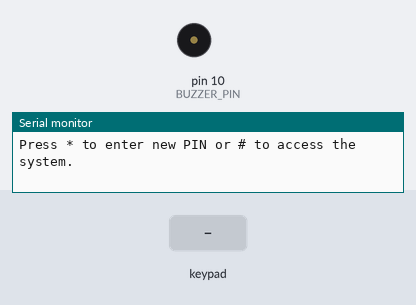
Bench run of a program on a simulated Arduino Uno, built with avr-gcc and run on an emulated ATmega328P. Shown: buzzer (waves = sounding), the last lines printed to the serial monitor. Inputs (shaded band) come from the test bench.

Above: at 1.4 s.
1.5 s: keypad keys 0 0 0 0 # pressed 0.4 s apart
At 2.75 s:
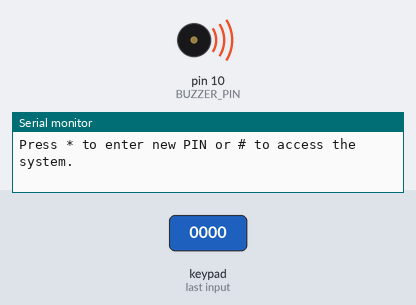
5.0 s: key '1' pressed
At 5.8 s:
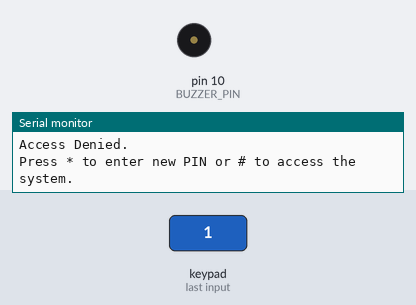
Timing chart, 0 to 8.0 s (numbered marks = the images above; inputs shaded):
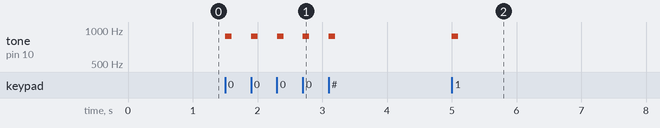

The program:

main.cpp
```cpp
#include <Arduino.h>

// --- Forward Declarations ---
bool validatePIN();

/*
 * 30 Days - Lost in Space
 * Day 13 - HERO Security 101
 *
 * Learn more at https://learn.inventr.io/adventure
 *
 * Playing tones was fun, but now it's time to get back to business.  Let's use
 * the 4x4 button keypad input a Personal Identification Number (PIN) to unlock
 * access to the lander's control panel.
 *
 * Alex Eschenauer
 * David Schmidt
 * Greg Lyzenga
 */

/*
 * Arduino concepts introduced/documented in this lesson.
 * - return:  Used by functions to return a single value and return immediately
 *            to the caller of the function.
 * - boolean type: bool is used for a value that can be "true" or "false"
 *                 NOTE: when testing values for true/false the value 0 is considered
 *                       "false" and any non-zero value is considered "true".
 *
 * Parts and electronics concepts introduced in this lesson.
 */

// Explicitly include Arduino.h
#include "Arduino.h"

// Include Keypad library#include <Keypad.h>
#include <Keypad.h>

// Our HERO keypad has 4 rows, each with 4 columns.
const byte ROWS = 4;
const byte COLS = 4;

const byte PIN_LENGTH = 4;    // PIN code is 4 button presses
char current_pin[PIN_LENGTH] = { '0', '0', '0', '0' }; // Initial PIN is four zeros.

// Define what characters will be returned by each button
const char BUTTONS[ROWS][COLS] = {
  { '1', '2', '3', 'A' },
  { '4', '5', '6', 'B' },
  { '7', '8', '9', 'C' },
  { '*', '0', '#', 'D' }
};

// Define row and column pins connected to the keypad
const byte ROW_PINS[ROWS] = { 5, 4, 3, 2 };
const byte COL_PINS[COLS] = { 6, 7, 8, 9 };

Keypad heroKeypad = Keypad(makeKeymap(BUTTONS), ROW_PINS, COL_PINS, ROWS, COLS);

const byte BUZZER_PIN = 10;  // pin 10 drives the buzzer

void setup() {
  pinMode(BUZZER_PIN, OUTPUT);

  Serial.begin(9600);  // Begin monitoring via the serial monitor
  delay(200);          // Delay a brief period to let things settle before displaying prompt.
  Serial.println("Press * to enter new PIN or # to access the system.");
}

void loop() {
  char button_character = heroKeypad.waitForKey();

  // Serial.println(button_character);
  tone(BUZZER_PIN, 880, 100);

  if (button_character == '#') {  // button to access system
    bool access_allowed = validatePIN();
    if (access_allowed) {
      Serial.println("Welcome, authorized user. You may now begin using the system.");
    } else {
      Serial.println("Access Denied.");
      Serial.println("\nPress * to enter new PIN or # to access the system.");
    }
  }

  if (button_character == '*') {  // button to change PIN
    bool access_allowed = validatePIN();

    if (access_allowed) {
      Serial.println("Welcome, authorized user. Please Enter a new PIN: ");

      for (int i = 0; i < PIN_LENGTH; i++) {
        button_character = heroKeypad.waitForKey();
        tone(BUZZER_PIN, 880, 100);

        current_pin[i] = button_character;
        Serial.print("*");
      }

      Serial.println();  // add new line after last asterisk so next message is on next line
      Serial.println("PIN Successfully Changed!");
    } else {
      Serial.println("Access Denied. Cannot change PIN without the old or default.");
      Serial.println("\nPress * to enter new PIN or # to access the system.");
    }
  }
}

/*
 * This function prompts the user to enter a PIN and returns true or false depending
 * on whether the PIN matches our saved PIN.
 *
 * NOTE: this function introduces the concept of a function that returns a single
 *       value.  First, we must indicate what type of value that will be returned
 *       in the initial function declaration.  The "bool" at the beginning of
 *       the declaration indicates that this function will return a "boolean" value
 *       of either true or false.
 */

bool validatePIN() {
  Serial.println("Enter PIN to continue.");

  for (int i = 0; i < PIN_LENGTH; i++) {
    char button_character = heroKeypad.waitForKey();
    tone(BUZZER_PIN, 880, 100);

    if (current_pin[i] != button_character) {
      Serial.println();  // start next message on new line
      Serial.print("WRONG PIN DIGIT: ");
      Serial.println(button_character);
      return false;  // return false and exit function
    }
    Serial.print("*");
  }

  Serial.println();  // add new line after last asterisk so next message is on next line
  Serial.println("Device Successfully Unlocked!");
  return true;
}
```

Measured:
- after the input at 1.5 s, tone on pin 10 (BUZZER_PIN): alternates 880 Hz for 0.10 s and silent for 0.30 s, 10 changes in all, then stays silent, starting at once
- after the input at 5.0 s, tone on pin 10 (BUZZER_PIN): silent → 880 Hz at once, → silent 0.10 s later
